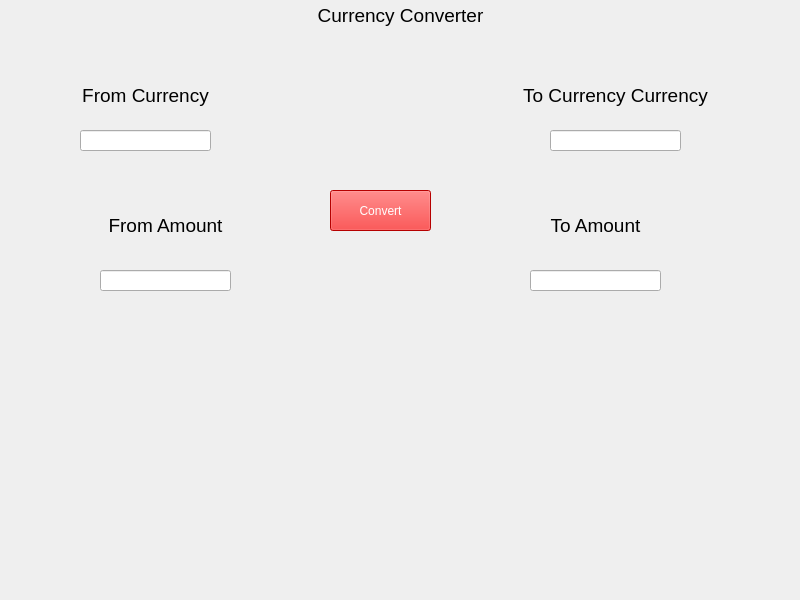
<?xml version="1.0" encoding="UTF-8"?>
<ui version="4.0">
 <class>MainWindow</class>
 <widget class="QMainWindow" name="MainWindow">
  <property name="geometry">
   <rect>
    <x>0</x>
    <y>0</y>
    <width>800</width>
    <height>600</height>
   </rect>
  </property>
  <property name="windowTitle">
   <string>MainWindow</string>
  </property>
  <widget class="QWidget" name="centralwidget">
   <widget class="QLabel" name="Header">
    <property name="geometry">
     <rect>
      <x>0</x>
      <y>0</y>
      <width>801</width>
      <height>31</height>
     </rect>
    </property>
    <property name="font">
     <font>
      <pointsize>14</pointsize>
     </font>
    </property>
    <property name="text">
     <string>Currency Converter</string>
    </property>
    <property name="alignment">
     <set>Qt::AlignCenter</set>
    </property>
   </widget>
   <widget class="QLineEdit" name="fc">
    <property name="geometry">
     <rect>
      <x>80</x>
      <y>130</y>
      <width>131</width>
      <height>21</height>
     </rect>
    </property>
   </widget>
   <widget class="QLineEdit" name="tc">
    <property name="geometry">
     <rect>
      <x>550</x>
      <y>130</y>
      <width>131</width>
      <height>21</height>
     </rect>
    </property>
   </widget>
   <widget class="QPushButton" name="cnvbtn">
    <property name="geometry">
     <rect>
      <x>330</x>
      <y>190</y>
      <width>101</width>
      <height>41</height>
     </rect>
    </property>
    <property name="styleSheet">
     <string notr="true">background-color: rgb(255, 0, 0);
color: rgb(255, 255, 255);</string>
    </property>
    <property name="text">
     <string>Convert</string>
    </property>
   </widget>
   <widget class="QLabel" name="brrrrrrr">
    <property name="geometry">
     <rect>
      <x>250</x>
      <y>390</y>
      <width>271</width>
      <height>141</height>
     </rect>
    </property>
    <property name="font">
     <font>
      <pointsize>16</pointsize>
      <weight>75</weight>
      <bold>true</bold>
     </font>
    </property>
    <property name="text">
     <string/>
    </property>
    <property name="alignment">
     <set>Qt::AlignCenter</set>
    </property>
   </widget>
   <widget class="QLabel" name="fclab">
    <property name="geometry">
     <rect>
      <x>30</x>
      <y>80</y>
      <width>231</width>
      <height>31</height>
     </rect>
    </property>
    <property name="font">
     <font>
      <pointsize>14</pointsize>
     </font>
    </property>
    <property name="text">
     <string>From Currency</string>
    </property>
    <property name="alignment">
     <set>Qt::AlignCenter</set>
    </property>
   </widget>
   <widget class="QLabel" name="tclab">
    <property name="geometry">
     <rect>
      <x>500</x>
      <y>80</y>
      <width>231</width>
      <height>31</height>
     </rect>
    </property>
    <property name="font">
     <font>
      <pointsize>14</pointsize>
     </font>
    </property>
    <property name="text">
     <string>To Currency Currency</string>
    </property>
    <property name="alignment">
     <set>Qt::AlignCenter</set>
    </property>
   </widget>
   <widget class="QLineEdit" name="fa">
    <property name="geometry">
     <rect>
      <x>100</x>
      <y>270</y>
      <width>131</width>
      <height>21</height>
     </rect>
    </property>
   </widget>
   <widget class="QLabel" name="falab">
    <property name="geometry">
     <rect>
      <x>50</x>
      <y>210</y>
      <width>231</width>
      <height>31</height>
     </rect>
    </property>
    <property name="font">
     <font>
      <pointsize>14</pointsize>
     </font>
    </property>
    <property name="text">
     <string>From Amount</string>
    </property>
    <property name="alignment">
     <set>Qt::AlignCenter</set>
    </property>
   </widget>
   <widget class="QLabel" name="talab">
    <property name="geometry">
     <rect>
      <x>480</x>
      <y>210</y>
      <width>231</width>
      <height>31</height>
     </rect>
    </property>
    <property name="font">
     <font>
      <pointsize>14</pointsize>
     </font>
    </property>
    <property name="text">
     <string>To Amount</string>
    </property>
    <property name="alignment">
     <set>Qt::AlignCenter</set>
    </property>
   </widget>
   <widget class="QLineEdit" name="ta">
    <property name="geometry">
     <rect>
      <x>530</x>
      <y>270</y>
      <width>131</width>
      <height>21</height>
     </rect>
    </property>
   </widget>
  </widget>
 </widget>
 <resources/>
 <connections/>
</ui>
